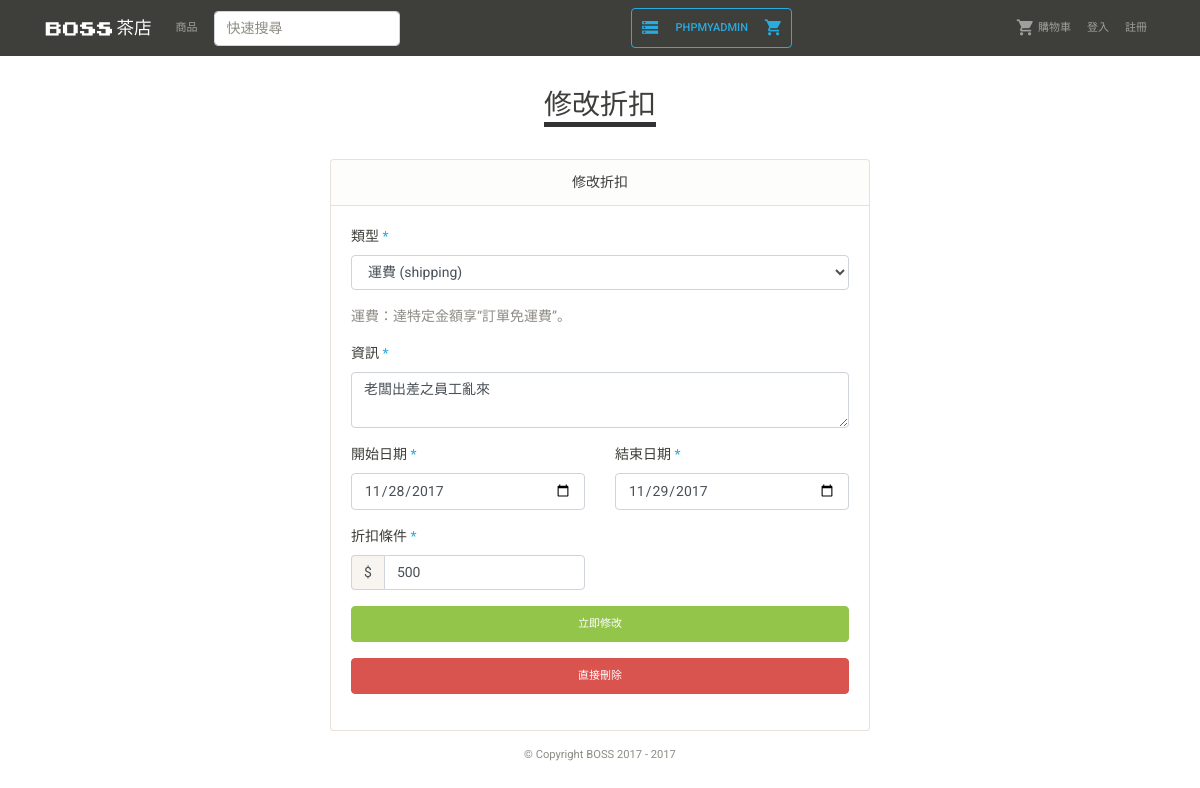
/discount_list_detail.php?ID=1, run on the app's committed database.
### tables this page shows
CREATE TABLE DISCOUNT (
  ID INT(7) UNSIGNED AUTO_INCREMENT PRIMARY KEY,
  Type ENUM('shipping', 'seasoning', 'event'),
  PeriodFrom DATE NOT NULL,
  PeriodTo DATE NOT NULL,
  Requirement INT(7) UNSIGNED,
  Rate DOUBLE(3,3) NOT NULL,
  Info VARCHAR(100) NOT NULL,
  EventType ENUM('BOGO', 'discount')
);

### discount_list_detail.php (the view, shortened to what this page needs)
<?php include('connection.php'); ?>
<!DOCTYPE html>
<html>
<head>
  <?php include('style.php') ?>
</head>
<body>
  <?php include('nav.php') ?>
  <div class="container my-3">
    <div class="row">
      <div class="col-12 text-center">
        <h2 class="d-inline-block my-3" style="border-bottom:5px #333 solid;">修改折扣</h2>
      </div>
      <?php
        $sql = 'SELECT * FROM DISCOUNT
                WHERE ID =' . $_GET['ID'];
        $result = $conn->query($sql);
        $row = mysqli_fetch_array($result);
        $Type=$row['Type'];
        $PeriodFrom=$row['PeriodFrom'];
        $PeriodTo=$row['PeriodTo'];
        $Requirement=$row['Requirement'];
        $Info=$row['Info'];
       ?>
      <div class="col-6 offset-3 mt-3">
        <div class="card">
          <div class="card-header text-center">修改折扣</div>
          <div class="card-body">
            <form class="row" action="discount_list_detail_edit.php" method="post" enctype="multipart/form-data" >
              <div class="col-12 form-group">
                <label for="">類型 <span class="text-info">*</span></label>
                <select class="form-control" value = "<?php echo $Type ;?>" name="Type" required>
                  <?php
                    $discountList= array('shipping','seasoning','event');
                    $discountTextList= array('運費 (shipping)','季節 (seasoning)','活動 (event)');
                    foreach ($discountList as $key => $ppap) {
                      $isThisSelected = ($Type==$ppap)?'selected ':'';
                      echo '<option value="'.$ppap.'" '. $isThisSelected .' >'.$discountTextList[$key].'</option>';
                    }
                  ?>
                </select>
              </div>
              <div class="col-12">
                <p class="text-muted" id="TypeDescribe">折扣說明</p>
              </div>
              <div class="col-12 form-group">
                <label for="">資訊 <span class="text-info">*</span></label>
                <textarea type="text" name="Info" maxlength="100" class="form-control" rows="2" required><?php echo $Info;?></textarea>
              </div>
              <div class="col-12 col-lg-6 form-group">
                <label for="">開始日期 <span class="text-info">*</span></label>
                <input type="date" value="<?php echo $PeriodFrom; ?>" name="PeriodFrom" class="form-control" placeholder="年/月/日">
              </div>
              <div class="col-12 col-lg-6 form-group">
                <label for="">結束日期 <span class="text-info">*</span></label>
                <input type="date" value="<?php echo $PeriodTo;?>" name="PeriodTo" class="form-control" placeholder="年/月/日">
              </div>
              <div class="col-12 col-lg-6 form-group">
                <label for="">折扣條件 <span class="text-info">*</span></label>
                <div class="input-group">
                  <span class="input-group-addon">$</span>
                  <input type="number" value="<?php echo $Requirement ;?>" name="Requirement" min="1" class="form-control" >
                </div>
              </div>
              <div class="col-12 form-group">
                <button class="btn btn-success btn-block" type="submit" >立即修改</button>
              </div>
              <div class="col-12 form-group">
                <a class="btn btn-danger btn-block" href="discount_list_detail_delete.php?ID=<?php echo $_GET['ID'] ?>" >直接刪除</a>
              </div>
            </form>
          </div>
        </div>
      </div>
    </div>
  </div>
  <?php include('footer.php') ?>
</body>
</html>

### data on the page
discount: Type "運費 (shipping)", Info "老闆出差之員工亂來", PeriodFrom "11/28/2017", PeriodTo "11/29/2017", Requirement "500"
